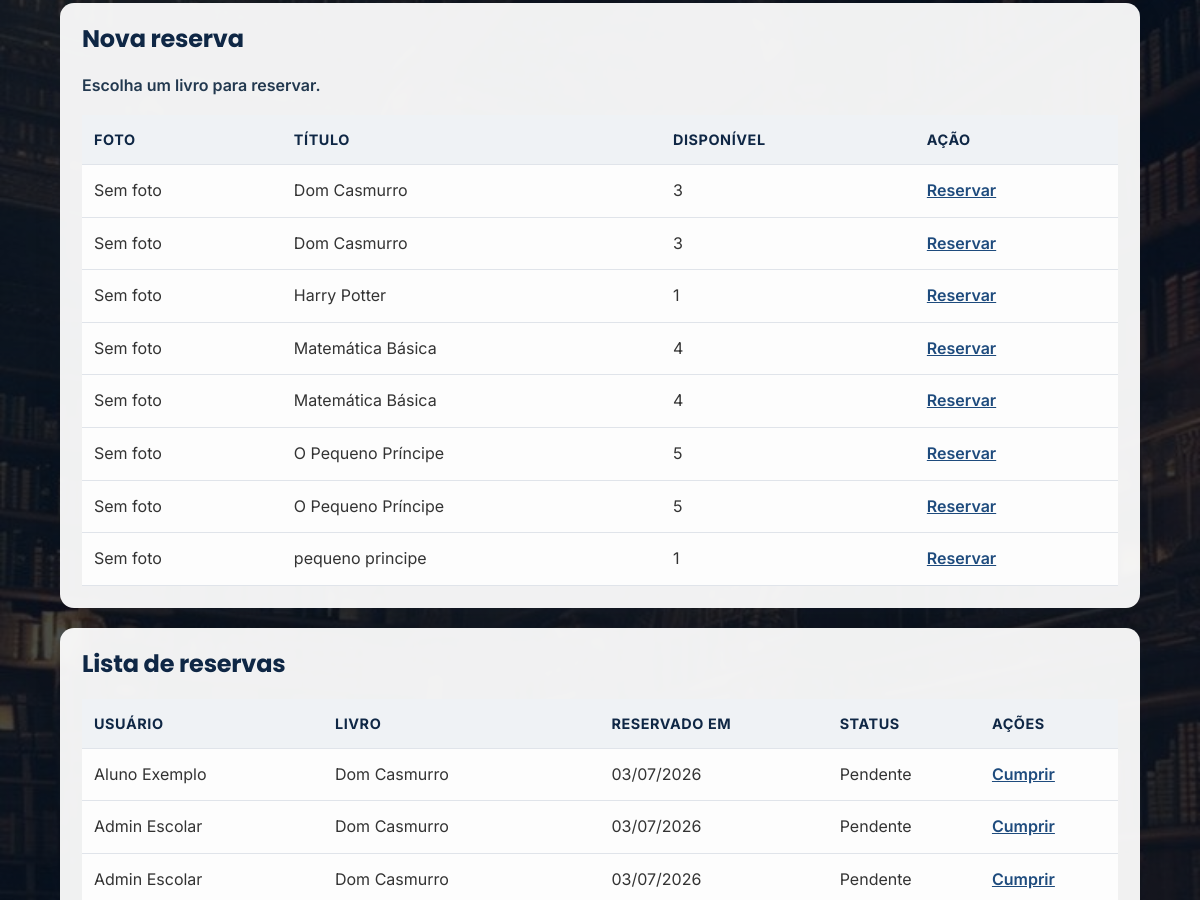
Page /reservations.php (signed in, middle part) on the earlier database version.
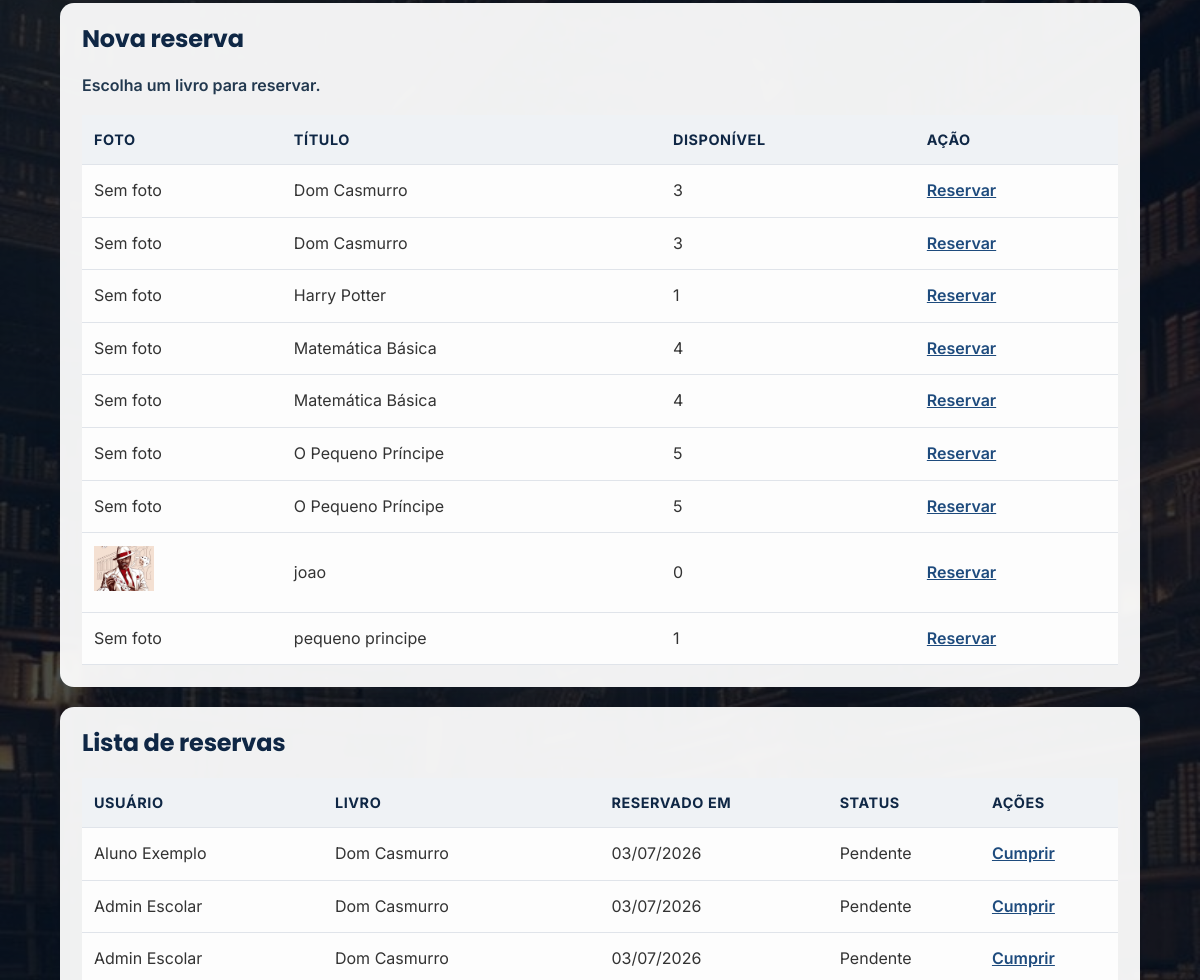
Same page on the later database version.
### tables this page shows
CREATE TABLE books (
        id INTEGER PRIMARY KEY AUTOINCREMENT,
        title TEXT NOT NULL,
        author TEXT NOT NULL,
        category TEXT NOT NULL,
        isbn TEXT,
        publisher TEXT,
        year INTEGER,
        quantity INTEGER NOT NULL DEFAULT 0,
        shelf TEXT,
        internal_code TEXT,
        cover_path TEXT,
        created_at TEXT NOT NULL DEFAULT CURRENT_TIMESTAMP
    );

### includes/functions.php (called while the page is built, shortened)
<?php
require_once __DIR__ . '/auth.php';
function base_url(string $path = ''): string
{
    $base = BASE_URL;
    return rtrim($base, '/') . '/' . ltrim($path, '/');
}
function h(string $value): string
{
    return htmlspecialchars($value, ENT_QUOTES, 'UTF-8');
}
function format_date(string $value): string
{
    return date('d/m/Y', strtotime($value));
}

### includes/auth.php (called while the page is built, shortened)
<?php
function current_user(): ?array
{
    return $_SESSION['user'] ?? null;
}
function user_has_role(string|array $role): bool
{
    $user = current_user();
    $roles = is_array($role) ? $role : [$role];
    return in_array($user['role_name'], $roles, true);
}

### reservations.php (the view, shortened to what this page needs)
<?php
require_once __DIR__ . '/includes/auth.php';
require_once __DIR__ . '/includes/functions.php';
$db = get_db();
$reservationsQuery = 'SELECT r.id, u.name AS user_name, b.title AS book_title, r.reserved_at, r.fulfilled_at FROM reservations r JOIN users u ON r.user_id = u.id JOIN books b ON r.book_id = b.id';
$reservationsQuery .= ' ORDER BY r.reserved_at DESC';
$reservations = $db->query($reservationsQuery)->fetchAll();
$books = $db->query('SELECT id, title, quantity, cover_path FROM books ORDER BY title')->fetchAll();
require_once __DIR__ . '/includes/header.php';
?>
<div class="card">
    <h2>Nova reserva</h2>
    <p style="margin-top: 6px; color: #22384f; font-weight: 600;">Escolha um livro para reservar.</p>
    <table>
        <thead>
            <tr>
                <th>Foto</th>
                <th>Título</th>
                <th>Disponível</th>
                <th>Ação</th>
            </tr>
        </thead>
        <tbody>
            <?php foreach ($books as $book): ?>
                <tr>
                    <td>
                        <?php if (!empty($book['cover_path'])): ?>
                            <img src="<?php echo h(base_url($book['cover_path'])); ?>" alt="Foto do livro" style="max-width: 60px; max-height: 60px; object-fit: cover;">
                        <?php else: ?>
                            <span>Sem foto</span>
                        <?php endif; ?>
                    </td>
                    <td><?php echo h($book['title']); ?></td>
                    <td><?php echo (int)$book['quantity']; ?></td>
                    <td>
                        <a href="reservations.php?action=reserve&book_id=<?php echo (int)$book['id']; ?>">Reservar</a>
                    </td>
                </tr>
            <?php endforeach; ?>
        </tbody>
    </table>
</div>
<div class="card">
    <h2>Lista de reservas</h2>
    <?php if (empty($reservations)): ?>
        <p style="margin-top: 8px; color: #22384f; font-weight: 600;">Sem reservas registradas.</p>
    <?php else: ?>
        <table>
            <thead>
                <tr>
                    <th>Usuário</th>
                    <th>Livro</th>
                    <th>Reservado em</th>
                    <th>Status</th>
                    <?php if (user_has_role(['Administrador', 'Bibliotecário'])): ?><th>Ações</th><?php endif; ?>
                </tr>
            </thead>
            <tbody>
                <?php foreach ($reservations as $reservation): ?>
                    <tr>
                        <td><?php echo h($reservation['user_name']); ?></td>
                        <td><?php echo h($reservation['book_title']); ?></td>
                        <td><?php echo h(format_date($reservation['reserved_at'])); ?></td>
                        <td><?php echo $reservation['fulfilled_at'] ? 'Cumprida em ' . h(format_date($reservation['fulfilled_at'])) : 'Pendente'; ?></td>
                        <?php if (user_has_role(['Administrador', 'Bibliotecário'])): ?>
                            <td>
                                <?php if (!$reservation['fulfilled_at']): ?>
                                    <a href="reservations.php?action=fulfill&id=<?php echo (int)$reservation['id']; ?>">Cumprir</a>
                                <?php else: ?>
                                    -
                                <?php endif; ?>
                            </td>
                        <?php endif; ?>
                    </tr>
                <?php endforeach; ?>
            </tbody>
        </table>
    <?php endif; ?>
</div>
<?php require_once __DIR__ . '/includes/footer.php';

Differences in the rows shown:
added books: cover_path (picture), title "joao", quantity "0"
